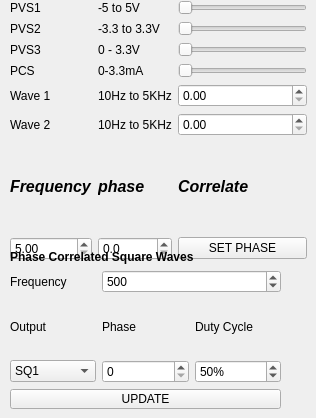
         <widget class="QWidget" name="Peripheral">
          <attribute name="title">
           <string>Peripherals</string>
          </attribute>
          <attribute name="toolTip">
           <string>Set values for function generators, voltage sources etc.</string>
          </attribute>
          <widget class="QWidget" name="layoutWidget">
           <property name="geometry">
            <rect>
             <x>10</x>
             <y>0</y>
             <width>297</width>
             <height>260</height>
            </rect>
           </property>
           <layout class="QGridLayout" name="gridLayout">
            <property name="sizeConstraint">
             <enum>QLayout::SetNoConstraint</enum>
            </property>
            <item row="0" column="0">
             <widget class="QLabel" name="label_6">
              <property name="sizePolicy">
               <sizepolicy hsizetype="Maximum" vsizetype="Preferred">
                <horstretch>0</horstretch>
                <verstretch>0</verstretch>
               </sizepolicy>
              </property>
              <property name="text">
               <string>PVS1 </string>
              </property>
             </widget>
            </item>
            <item row="1" column="0">
             <widget class="QLabel" name="label_7">
              <property name="sizePolicy">
               <sizepolicy hsizetype="Maximum" vsizetype="Preferred">
                <horstretch>0</horstretch>
                <verstretch>0</verstretch>
               </sizepolicy>
              </property>
              <property name="text">
               <string>PVS2 </string>
              </property>
             </widget>
            </item>
            <item row="1" column="1">
             <widget class="QLabel" name="PVS2_LABEL">
              <property name="text">
               <string>-3.3 to 3.3V</string>
              </property>
             </widget>
            </item>
            <item row="2" column="0">
             <widget class="QLabel" name="label_5">
              <property name="sizePolicy">
               <sizepolicy hsizetype="Maximum" vsizetype="Preferred">
                <horstretch>0</horstretch>
                <verstretch>0</verstretch>
               </sizepolicy>
              </property>
              <property name="text">
               <string>PVS3</string>
              </property>
             </widget>
            </item>
            <item row="2" column="1">
             <widget class="QLabel" name="PVS3_LABEL">
              <property name="text">
               <string>0 - 3.3V</string>
              </property>
             </widget>
            </item>
            <item row="3" column="0">
             <widget class="QLabel" name="label_8">
              <property name="sizePolicy">
               <sizepolicy hsizetype="Maximum" vsizetype="Preferred">
                <horstretch>0</horstretch>
                <verstretch>0</verstretch>
               </sizepolicy>
              </property>
              <property name="text">
               <string>PCS</string>
              </property>
             </widget>
            </item>
            <item row="3" column="1">
             <widget class="QLabel" name="PCS_LABEL">
              <property name="text">
               <string>0-3.3mA</string>
              </property>
             </widget>
            </item>
            <item row="4" column="0">
             <widget class="QLabel" name="label_15">
              <property name="sizePolicy">
               <sizepolicy hsizetype="Maximum" vsizetype="Preferred">
                <horstretch>0</horstretch>
                <verstretch>0</verstretch>
               </sizepolicy>
              </property>
              <property name="text">
               <string>Wave 1</string>
              </property>
             </widget>
            </item>
            <item row="4" column="1">
             <widget class="QLabel" name="WAVE1_FREQ">
              <property name="text">
               <string>10Hz to 5KHz</string>
              </property>
             </widget>
            </item>
            <item row="4" column="2">
             <widget class="QDoubleSpinBox" name="sinebox2">
              <property name="sizePolicy">
               <sizepolicy hsizetype="Minimum" vsizetype="Fixed">
                <horstretch>0</horstretch>
                <verstretch>0</verstretch>
               </sizepolicy>
              </property>
              <property name="maximum">
               <double>1000000.000000000000000</double>
              </property>
             </widget>
            </item>
            <item row="0" column="1">
             <widget class="QLabel" name="PVS1_LABEL">
              <property name="text">
               <string>-5 to 5V</string>
              </property>
             </widget>
            </item>
            <item row="0" column="2">
             <widget class="QSlider" name="horizontalSlider">
              <property name="maximum">
               <number>4095</number>
              </property>
              <property name="orientation">
               <enum>Qt::Horizontal</enum>
              </property>
             </widget>
            </item>
            <item row="1" column="2">
             <widget class="QSlider" name="horizontalSlider_2">
              <property name="maximum">
               <number>4095</number>
              </property>
              <property name="orientation">
               <enum>Qt::Horizontal</enum>
              </property>
             </widget>
            </item>
            <item row="2" column="2">
             <widget class="QSlider" name="horizontalSlider_3">
              <property name="maximum">
               <number>4095</number>
              </property>
              <property name="orientation">
               <enum>Qt::Horizontal</enum>
              </property>
             </widget>
            </item>
            <item row="3" column="2">
             <widget class="QSlider" name="horizontalSlider_4">
              <property name="maximum">
               <number>4095</number>
              </property>
              <property name="orientation">
               <enum>Qt::Horizontal</enum>
              </property>
             </widget>
            </item>
            <item row="5" column="0">
             <widget class="QLabel" name="label_22">
              <property name="sizePolicy">
               <sizepolicy hsizetype="Maximum" vsizetype="Preferred">
                <horstretch>0</horstretch>
                <verstretch>0</verstretch>
               </sizepolicy>
              </property>
              <property name="text">
               <string>Wave 2</string>
              </property>
             </widget>
            </item>
            <item row="5" column="1">
             <widget class="QLabel" name="WAVE2_FREQ">
              <property name="text">
               <string>10Hz to 5KHz</string>
              </property>
             </widget>
            </item>
            <item row="5" column="2">
             <widget class="QDoubleSpinBox" name="sinebox1">
              <property name="sizePolicy">
               <sizepolicy hsizetype="Minimum" vsizetype="Fixed">
                <horstretch>0</horstretch>
                <verstretch>0</verstretch>
               </sizepolicy>
              </property>
              <property name="maximum">
               <double>1000000.000000000000000</double>
              </property>
             </widget>
            </item>
            <item row="6" column="0">
             <widget class="QLabel" name="label_24">
              <property name="sizePolicy">
               <sizepolicy hsizetype="Maximum" vsizetype="Preferred">
                <horstretch>0</horstretch>
                <verstretch>0</verstretch>
               </sizepolicy>
              </property>
              <property name="font">
               <font>
                <pointsize>12</pointsize>
                <weight>75</weight>
                <italic>true</italic>
                <bold>true</bold>
               </font>
              </property>
              <property name="text">
               <string>Frequency</string>
              </property>
             </widget>
            </item>
            <item row="6" column="1">
             <widget class="QLabel" name="label_25">
              <property name="sizePolicy">
               <sizepolicy hsizetype="Maximum" vsizetype="Preferred">
                <horstretch>0</horstretch>
                <verstretch>0</verstretch>
               </sizepolicy>
              </property>
              <property name="font">
               <font>
                <pointsize>12</pointsize>
                <weight>75</weight>
                <italic>true</italic>
                <bold>true</bold>
               </font>
              </property>
              <property name="text">
               <string>phase</string>
              </property>
             </widget>
            </item>
            <item row="6" column="2">
             <widget class="QLabel" name="label_26">
              <property name="sizePolicy">
               <sizepolicy hsizetype="Maximum" vsizetype="Preferred">
                <horstretch>0</horstretch>
                <verstretch>0</verstretch>
               </sizepolicy>
              </property>
              <property name="font">
               <font>
                <pointsize>12</pointsize>
                <weight>75</weight>
                <italic>true</italic>
                <bold>true</bold>
               </font>
              </property>
              <property name="text">
               <string>Correlate</string>
              </property>
             </widget>
            </item>
            <item row="7" column="0">
             <widget class="QDoubleSpinBox" name="sinePhase_freq">
              <property name="sizePolicy">
               <sizepolicy hsizetype="Minimum" vsizetype="Fixed">
                <horstretch>0</horstretch>
                <verstretch>0</verstretch>
               </sizepolicy>
              </property>
              <property name="minimum">
               <double>5.000000000000000</double>
              </property>
              <property name="maximum">
               <double>5000.000000000000000</double>
              </property>
             </widget>
            </item>
            <item row="7" column="1">
             <widget class="QDoubleSpinBox" name="sinePhase_phase">
              <property name="sizePolicy">
               <sizepolicy hsizetype="Minimum" vsizetype="Fixed">
                <horstretch>0</horstretch>
                <verstretch>0</verstretch>
               </sizepolicy>
              </property>
              <property name="decimals">
               <number>1</number>
              </property>
              <property name="maximum">
               <double>359.000000000000000</double>
              </property>
             </widget>
            </item>
            <item row="7" column="2">
             <widget class="QPushButton" name="pushButton_2">
              <property name="text">
               <string>SET PHASE</string>
              </property>
             </widget>
            </item>
           </layout>
          </widget>
          <widget class="QWidget" name="layoutWidget_2">
           <property name="geometry">
            <rect>
             <x>10</x>
             <y>250</y>
             <width>271</width>
             <height>159</height>
            </rect>
           </property>
           <layout class="QGridLayout" name="gridLayout_5">
            <item row="1" column="0">
             <widget class="QLabel" name="label_3">
              <property name="text">
               <string>Frequency</string>
              </property>
             </widget>
            </item>
            <item row="3" column="0">
             <widget class="QComboBox" name="SQR_NM">
              <item>
               <property name="text">
                <string>SQ1</string>
               </property>
              </item>
              <item>
               <property name="text">
                <string>SQ2</string>
               </property>
              </item>
              <item>
               <property name="text">
                <string>OD1</string>
               </property>
              </item>
              <item>
               <property name="text">
                <string>OD2</string>
               </property>
              </item>
             </widget>
            </item>
            <item row="2" column="2">
             <widget class="QLabel" name="label_21">
              <property name="text">
               <string>Duty Cycle</string>
              </property>
             </widget>
            </item>
            <item row="2" column="1">
             <widget class="QLabel" name="label_20">
              <property name="text">
               <string>Phase</string>
              </property>
             </widget>
            </item>
            <item row="0" column="0" colspan="3">
             <widget class="QLabel" name="label_2">
              <property name="sizePolicy">
               <sizepolicy hsizetype="Preferred" vsizetype="Maximum">
                <horstretch>0</horstretch>
                <verstretch>0</verstretch>
               </sizepolicy>
              </property>
              <property name="font">
               <font>
                <weight>75</weight>
                <bold>true</bold>
               </font>
              </property>
              <property name="text">
               <string>Phase Correlated Square Waves</string>
              </property>
             </widget>
            </item>
            <item row="2" column="0">
             <widget class="QLabel" name="label_18">
              <property name="text">
               <string>Output</string>
              </property>
             </widget>
            </item>
            <item row="4" column="0" colspan="3">
             <widget class="QPushButton" name="pushButton_7">
              <property name="maximumSize">
               <size>
                <width>16777215</width>
                <height>20</height>
               </size>
              </property>
              <property name="text">
               <string>UPDATE</string>
              </property>
             </widget>
            </item>
            <item row="1" column="1" colspan="2">
             <widget class="QSpinBox" name="SQR_FREQ">
              <property name="minimum">
               <number>1</number>
              </property>
              <property name="maximum">
               <number>1000000</number>
              </property>
              <property name="value">
               <number>500</number>
              </property>
             </widget>
            </item>
            <item row="3" column="1">
             <widget class="QSpinBox" name="SQR_PH">
              <property name="maximum">
               <number>360</number>
              </property>
             </widget>
            </item>
            <item row="3" column="2">
             <widget class="QSpinBox" name="SQR_DC">
              <property name="suffix">
               <string>%</string>
              </property>
              <property name="maximum">
               <number>100</number>
              </property>
              <property name="value">
               <number>50</number>
              </property>
             </widget>
            </item>
           </layout>
          </widget>
         </widget>
